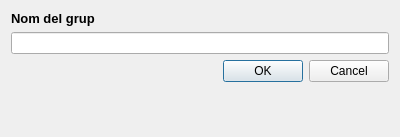
<?xml version="1.0" encoding="UTF-8"?>
<ui version="4.0">
 <class>Dialog</class>
 <widget class="QDialog" name="Dialog">
  <property name="geometry">
   <rect>
    <x>0</x>
    <y>0</y>
    <width>400</width>
    <height>137</height>
   </rect>
  </property>
  <property name="windowTitle">
   <string>Dialog</string>
  </property>
  <layout class="QFormLayout" name="formLayout">
   <item row="5" column="1">
    <widget class="QDialogButtonBox" name="buttonBox">
     <property name="orientation">
      <enum>Qt::Horizontal</enum>
     </property>
     <property name="standardButtons">
      <set>QDialogButtonBox::Cancel|QDialogButtonBox::Ok</set>
     </property>
    </widget>
   </item>
   <item row="1" column="0">
    <widget class="QLabel" name="label">
     <property name="text">
      <string>&lt;html&gt;&lt;head/&gt;&lt;body&gt;&lt;p&gt;&lt;span style=&quot; font-size:10pt; font-weight:700;&quot;&gt;Nom del grup&lt;/span&gt;&lt;/p&gt;&lt;/body&gt;&lt;/html&gt;</string>
     </property>
    </widget>
   </item>
   <item row="2" column="0" colspan="2">
    <widget class="QLineEdit" name="lineEdit"/>
   </item>
  </layout>
 </widget>
 <resources/>
 <connections>
  <connection>
   <sender>buttonBox</sender>
   <signal>accepted()</signal>
   <receiver>Dialog</receiver>
   <slot>accept()</slot>
   <hints>
    <hint type="sourcelabel">
     <x>248</x>
     <y>254</y>
    </hint>
    <hint type="destinationlabel">
     <x>157</x>
     <y>274</y>
    </hint>
   </hints>
  </connection>
  <connection>
   <sender>buttonBox</sender>
   <signal>rejected()</signal>
   <receiver>Dialog</receiver>
   <slot>reject()</slot>
   <hints>
    <hint type="sourcelabel">
     <x>316</x>
     <y>260</y>
    </hint>
    <hint type="destinationlabel">
     <x>286</x>
     <y>274</y>
    </hint>
   </hints>
  </connection>
 </connections>
</ui>
